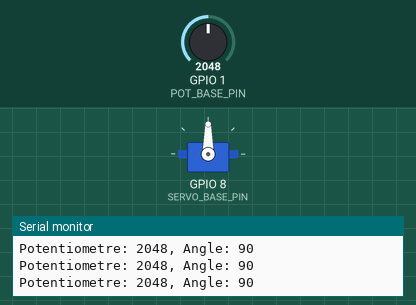
Recording of a sketch running on a simulated ESP32. On the bench: servo, the last lines printed to the serial monitor. The inputs (shaded band) are chosen by the test bench; at power-on: GPIO 1 (POT_BASE_PIN) = 2048.

Above: at 2.2 s.
2.3 s: GPIO 1 (POT_BASE_PIN) set to 2866
At 2.6 s:
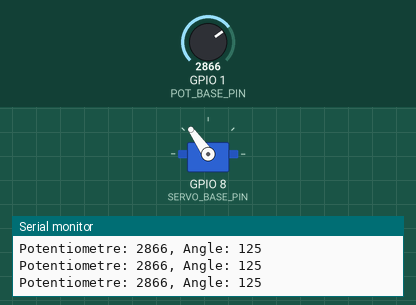
3.8 s: GPIO 1 (POT_BASE_PIN) set to 3603
At 4.2 s:
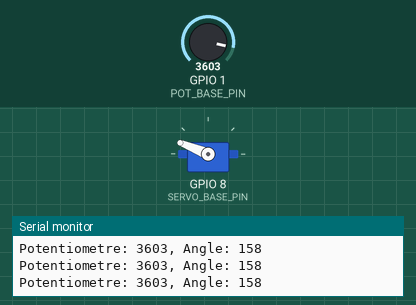
5.3 s: GPIO 1 (POT_BASE_PIN) set to 4095
At 5.7 s:
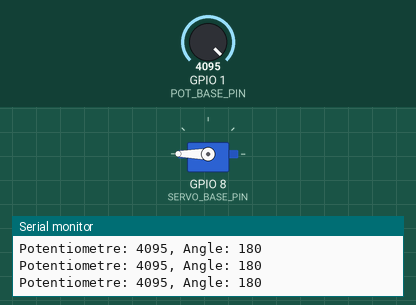
6.8 s: GPIO 1 (POT_BASE_PIN) set to 1228
At 7.2 s:
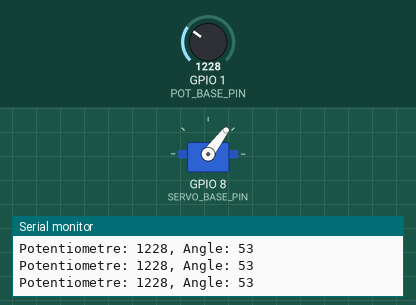
8.3 s: GPIO 1 (POT_BASE_PIN) set to 491
At 8.7 s:
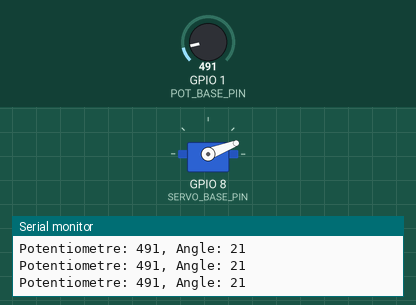
9.8 s: GPIO 1 (POT_BASE_PIN) set to 0
At 10.7 s:
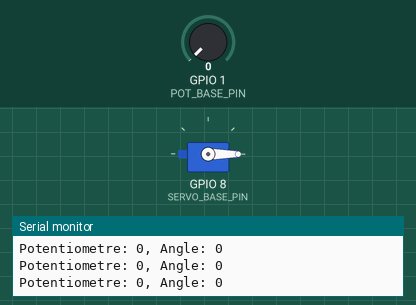
Timing chart, 0 to 12.3 s (numbered marks = the images above; inputs shaded):
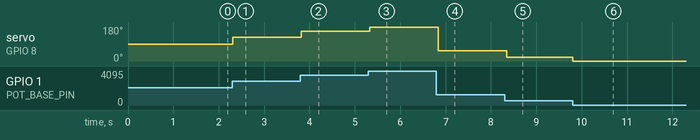

Measured:
- after the input at 2.3 s, servo on GPIO 8 (SERVO_BASE_PIN): 90° → 125° at once
- after the input at 3.8 s, servo on GPIO 8 (SERVO_BASE_PIN): 125° → 158° at once
- after the input at 5.3 s, servo on GPIO 8 (SERVO_BASE_PIN): 158° → 180° at once
- after the input at 6.8 s, servo on GPIO 8 (SERVO_BASE_PIN): 180° → 53° at once
- after the input at 8.3 s, servo on GPIO 8 (SERVO_BASE_PIN): 53° → 21° after 0.05 s
- after the input at 9.8 s, servo on GPIO 8 (SERVO_BASE_PIN): 21° → 0° at once

The sketch:

CampsTI_Defi1_Anahid.ino
```cpp
// Ajout des bibliothèques de code nécessaire
#include <Arduino.h>  // Bibliothèque de base Arduino/ESP32
#include <ESP32Servo.h> // Bibliothèque pour le contrôle des moteurs

// Déclaration des PINs utilisées (voir schéma électrique)
#define POT_BASE_PIN 1
#define Pot-Base--Pin 1
#define SERVO_BASE_PIN 8
#define SERVO_SHOULDER_PIN 6
#define SERVO_PINCE_PIN 7
#define SERVO_COUDE_PIN 10

// Définition de l'objet Servo pour la base
Servo BaseServo;


void setup() {
  // Initialise la communication USB avec l'ordinateur
  Serial.begin(115200);
  delay(1000); // Delai d'une seconde

  // Initialise l'entrée (INPUT) pour lire la valeur du potentiomètre
  pinMode(POT_BASE_PIN, INPUT);


  // Initialise le moteur de la pince
  BaseServo.attach(SERVO_BASE_PIN);
}

void loop() {
  // Variable de commande moteur
  int pot1_cmd = 0;

  // Lecture de la valeur du capteur
  int pot1Value = analogRead(POT_BASE_PIN);

  // Limiter l'action entre 0 et 180 degrés du moteur
  pot1_cmd = map(pot1Value, 0, 4095, 0, 180);

  // Afficher les valeurs sur le moniteur série
  Serial.println("Potentiometre: " + String(pot1Value) + ", Angle: " + String(pot1_cmd));

  // Envoie de la commande moteur
  BaseServo.write(pot1_cmd);
  delay(50);
}


/*
Mission supplémentaire : Ajoute l'épaule et le coude !

Maintenant que tu as réussi à faire bouger la base, ton objectif est de modifier ce
code pour ajouter 2 autres potentiomètres (POT_EPAULE_PIN sur la broche
1, et POT_COUDE_PIN sur la broche 3). Sers-toi de l’exemple de la base pour
déclarer tes moteurs, les attacher dans le Setup, et lire leurs valeurs dans la Loop !
*/
```
